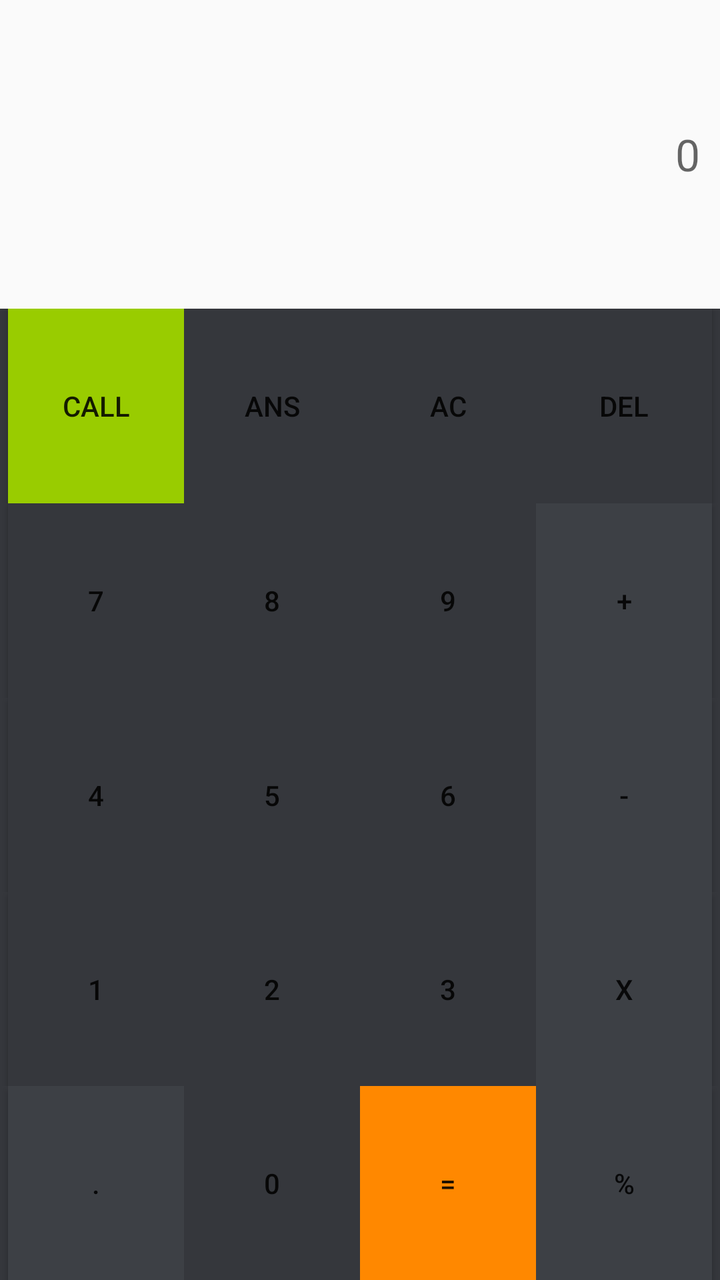
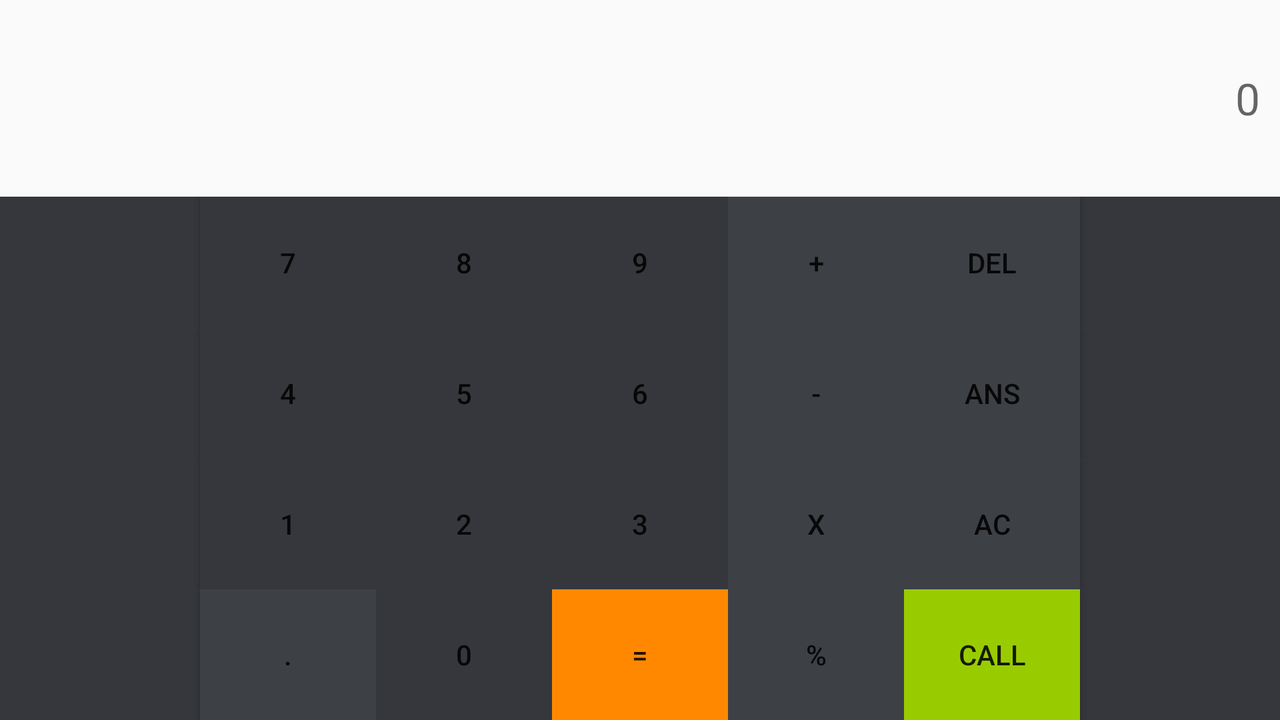

An Android layout and its configuration variant, each rendered on a device that would load it. The default file and the variant file are quoted in full after the pictures.
<!-- AndroidManifest.xml: application theme AppTheme -->
<!-- res/layout/activity_calculator.xml -->
<LinearLayout xmlns:android="http://schemas.android.com/apk/res/android"
    xmlns:tools="http://schemas.android.com/tools"
    android:layout_width="match_parent"
    android:layout_height="match_parent"
    android:orientation="vertical"
    tools:context=".MainActivity"
    android:weightSum="10">

    <LinearLayout
        android:orientation="vertical"
        android:layout_width="match_parent"
        android:layout_height="wrap_content"
        android:layout_margin="10dp"
        android:layout_gravity="center_horizontal"
        android:layout_weight="3"
        android:gravity="center|right">

        <TextView
            android:layout_width="wrap_content"
            android:layout_height="wrap_content"
            android:textAppearance="?android:attr/textAppearanceLarge"
            android:text=""
            android:id="@+id/textView4"
            android:hint="0" />
    </LinearLayout>

    <LinearLayout
        android:orientation="vertical"
        android:layout_width="match_parent"
        android:layout_height="wrap_content"
        android:gravity="bottom"
        android:background="@color/colorPrimaryDark"
        android:layout_gravity="center_horizontal"
        android:layout_weight="7">

        <LinearLayout
            android:orientation="horizontal"
            android:layout_width="match_parent"
            android:layout_height="match_parent"
            android:layout_weight="1"
            android:gravity="center" >

            <Button
                android:layout_width="wrap_content"
                android:layout_height="match_parent"
                android:background="@android:color/holo_green_light"
                android:text="Call"
                android:id="@+id/button17" />

            <Button
                android:layout_width="wrap_content"
                android:layout_height="match_parent"
                android:background="@color/colorPrimaryDark"
                android:text="ANS"
                android:id="@+id/button18" />

            <Button
                android:layout_width="wrap_content"
                android:layout_height="match_parent"
                android:background="@color/colorPrimaryDark"
                android:text="AC"
                android:id="@+id/button19" />

            <Button
                android:layout_width="wrap_content"
                android:layout_height="match_parent"
                android:background="@color/colorPrimaryDark"
                android:text="DEL"
                android:id="@+id/button20" />
        </LinearLayout>

        <LinearLayout
            android:orientation="horizontal"
            android:layout_width="match_parent"
            android:layout_height="match_parent"
            android:layout_weight="1"
            android:gravity="center">

            <Button
                android:layout_width="wrap_content"
                android:layout_height="match_parent"
                android:background="@color/colorPrimaryDark"
                android:text="7"
                android:id="@+id/button9" />

            <Button
                android:layout_width="wrap_content"
                android:layout_height="match_parent"
                android:background="@color/colorPrimaryDark"
                android:text="8"
                android:id="@+id/button10" />

            <Button
                android:layout_width="wrap_content"
                android:layout_height="match_parent"
                android:background="@color/colorPrimaryDark"
                android:text="9"
                android:id="@+id/button11" />

            <Button
                android:layout_width="wrap_content"
                android:layout_height="match_parent"
                android:background="@color/colorPrimary"
                android:text="+"
                android:id="@+id/button4" />
        </LinearLayout>

        <LinearLayout
            android:orientation="horizontal"
            android:layout_width="match_parent"
            android:layout_height="match_parent"
            android:layout_weight="1"
            android:gravity="center">

            <Button
                android:layout_width="wrap_content"
                android:layout_height="match_parent"
                android:background="@color/colorPrimaryDark"
                android:text="4"
                android:id="@+id/button5" />

            <Button
                android:layout_width="wrap_content"
                android:layout_height="match_parent"
                android:background="@color/colorPrimaryDark"
                android:text="5"
                android:id="@+id/button6" />

            <Button
                android:layout_width="wrap_content"
                android:layout_height="match_parent"
                android:background="@color/colorPrimaryDark"
                android:text="6"
                android:id="@+id/button7" />

            <Button
                android:layout_width="wrap_content"
                android:layout_height="match_parent"
                android:background="@color/colorPrimary"
                android:text="-"
                android:id="@+id/button8" />
        </LinearLayout>

        <LinearLayout
            android:orientation="horizontal"
            android:layout_width="match_parent"
            android:layout_height="match_parent"
            android:layout_weight="1"
            android:gravity="center">

            <Button
                android:layout_width="wrap_content"
                android:layout_height="match_parent"
                android:background="@color/colorPrimaryDark"
                android:text="1"
                android:id="@+id/button" />

            <Button
                android:layout_width="wrap_content"
                android:layout_height="match_parent"
                android:background="@color/colorPrimaryDark"
                android:text="2"
                android:id="@+id/button2" />

            <Button
                android:layout_width="wrap_content"
                android:layout_height="match_parent"
                android:background="@color/colorPrimaryDark"
                android:text="3"
                android:id="@+id/button3" />

            <Button
                android:layout_width="wrap_content"
                android:layout_height="match_parent"
                android:background="@color/colorPrimary"
                android:text="x"
                android:id="@+id/button12" />
        </LinearLayout>

        <LinearLayout
            android:orientation="horizontal"
            android:layout_width="match_parent"
            android:layout_height="match_parent"
            android:layout_weight="1"
            android:gravity="center">

            <Button
                android:layout_width="wrap_content"
                android:layout_height="match_parent"
                android:background="@color/colorPrimary"
                android:text="."
                android:id="@+id/button13" />

            <Button
                android:layout_width="wrap_content"
                android:layout_height="match_parent"
                android:background="@color/colorPrimaryDark"
                android:text="0"
                android:id="@+id/button14" />

            <Button
                android:layout_width="wrap_content"
                android:layout_height="match_parent"
                android:background="@android:color/holo_orange_dark"
                android:text="="
                android:id="@+id/button15" />

            <Button
                android:layout_width="wrap_content"
                android:layout_height="match_parent"
                android:background="@color/colorPrimary"
                android:text="%"
                android:id="@+id/button16" />
        </LinearLayout>
    </LinearLayout>


</LinearLayout>
<!-- resources referenced by this layout -->
<resources>
  <color name="colorPrimary">#3d4045</color>
  <color name="colorPrimaryDark">#35373c</color>
  <style name="AppTheme" parent="Theme.AppCompat.Light.NoActionBar">
          
          <item name="colorPrimary">@android:color/holo_blue_light</item>
          <item name="colorPrimaryDark">@color/colorPrimaryDark</item> 
          <item name="colorAccent">@color/colorAccent</item>
  
      </style>
  <color name="colorAccent">#db4040</color>
</resources>
<!-- res/layout-land/activity_calculator.xml (the author's variant of the layout above) -->
<!-- drawn on the phone turned sideways -->
<LinearLayout xmlns:android="http://schemas.android.com/apk/res/android"
    xmlns:tools="http://schemas.android.com/tools"
    android:layout_width="match_parent"
    android:layout_height="match_parent"
    android:orientation="vertical"
    tools:context=".MainActivity"
    android:weightSum="11">

    <LinearLayout
        android:orientation="vertical"
        android:layout_width="match_parent"
        android:layout_height="match_parent"
        android:layout_margin="10dp"
        android:layout_gravity="center_horizontal"
        android:layout_weight="8"
        android:gravity="center|right">

        <TextView
            android:layout_width="wrap_content"
            android:layout_height="wrap_content"
            android:textAppearance="?android:attr/textAppearanceLarge"
            android:text=""
            android:id="@+id/textView4"
            android:hint="0" />
    </LinearLayout>

    <LinearLayout
        android:orientation="vertical"
        android:layout_width="match_parent"
        android:layout_height="match_parent"
        android:background="@color/colorPrimaryDark"
        android:layout_gravity="center_horizontal"
        android:layout_weight="3">

        <LinearLayout
            android:orientation="horizontal"
            android:layout_width="match_parent"
            android:layout_height="match_parent"
            android:layout_weight="1"
            android:gravity="center">

            <Button
                android:layout_width="wrap_content"
                android:layout_height="match_parent"
                android:background="@color/colorPrimaryDark"
                android:text="7"
                android:id="@+id/button9" />

            <Button
                android:layout_width="wrap_content"
                android:layout_height="match_parent"
                android:background="@color/colorPrimaryDark"
                android:text="8"
                android:id="@+id/button10" />

            <Button
                android:layout_width="wrap_content"
                android:layout_height="match_parent"
                android:background="@color/colorPrimaryDark"
                android:text="9"
                android:id="@+id/button11" />

            <Button
                android:layout_width="wrap_content"
                android:layout_height="match_parent"
                android:background="@color/colorPrimary"
                android:text="+"
                android:id="@+id/button4" />

            <Button
                android:layout_width="wrap_content"
                android:layout_height="match_parent"
                android:background="@color/colorPrimary"
                android:text="DEL"
                android:id="@+id/button20" />
        </LinearLayout>

        <LinearLayout
            android:orientation="horizontal"
            android:layout_width="match_parent"
            android:layout_height="match_parent"
            android:layout_weight="1"
            android:gravity="center">

            <Button
                android:layout_width="wrap_content"
                android:layout_height="match_parent"
                android:background="@color/colorPrimaryDark"
                android:text="4"
                android:id="@+id/button5" />

            <Button
                android:layout_width="wrap_content"
                android:layout_height="match_parent"
                android:background="@color/colorPrimaryDark"
                android:text="5"
                android:id="@+id/button6" />

            <Button
                android:layout_width="wrap_content"
                android:layout_height="match_parent"
                android:background="@color/colorPrimaryDark"
                android:text="6"
                android:id="@+id/button7" />

            <Button
                android:layout_width="wrap_content"
                android:layout_height="match_parent"
                android:background="@color/colorPrimary"
                android:text="-"
                android:id="@+id/button8" />

            <Button
                android:layout_width="wrap_content"
                android:layout_height="match_parent"
                android:background="@color/colorPrimary"
                android:text="ANS"
                android:id="@+id/button18" />
        </LinearLayout>

        <LinearLayout
            android:orientation="horizontal"
            android:layout_width="match_parent"
            android:layout_height="match_parent"
            android:layout_weight="1"
            android:gravity="center">

            <Button
                android:layout_width="wrap_content"
                android:layout_height="match_parent"
                android:background="@color/colorPrimaryDark"
                android:text="1"
                android:id="@+id/button" />

            <Button
                android:layout_width="wrap_content"
                android:layout_height="match_parent"
                android:background="@color/colorPrimaryDark"
                android:text="2"
                android:id="@+id/button2" />

            <Button
                android:layout_width="wrap_content"
                android:layout_height="match_parent"
                android:background="@color/colorPrimaryDark"
                android:text="3"
                android:id="@+id/button3"
                android:hint="&quot;0&quot;" />

            <Button
                android:layout_width="wrap_content"
                android:layout_height="match_parent"
                android:background="@color/colorPrimary"
                android:text="x"
                android:id="@+id/button12" />

            <Button
                android:layout_width="wrap_content"
                android:layout_height="match_parent"
                android:background="@color/colorPrimary"
                android:text="AC"
                android:id="@+id/button19" />
        </LinearLayout>

        <LinearLayout
            android:orientation="horizontal"
            android:layout_width="match_parent"
            android:layout_height="match_parent"
            android:layout_weight="1"
            android:gravity="center">

            <Button
                android:layout_width="wrap_content"
                android:layout_height="match_parent"
                android:background="@color/colorPrimary"
                android:text="."
                android:id="@+id/button13" />

            <Button
                android:layout_width="wrap_content"
                android:layout_height="match_parent"
                android:background="@color/colorPrimaryDark"
                android:text="0"
                android:id="@+id/button14" />

            <Button
                android:layout_width="wrap_content"
                android:layout_height="match_parent"
                android:background="@android:color/holo_orange_dark"
                android:text="="
                android:id="@+id/button15" />

            <Button
                android:layout_width="wrap_content"
                android:layout_height="match_parent"
                android:background="@color/colorPrimary"
                android:text="%"
                android:id="@+id/button16" />

            <Button
                android:layout_width="wrap_content"
                android:layout_height="match_parent"
                android:background="@android:color/holo_green_light"
                android:text="Call"
                android:id="@+id/button17" />
        </LinearLayout>
    </LinearLayout>


</LinearLayout>
